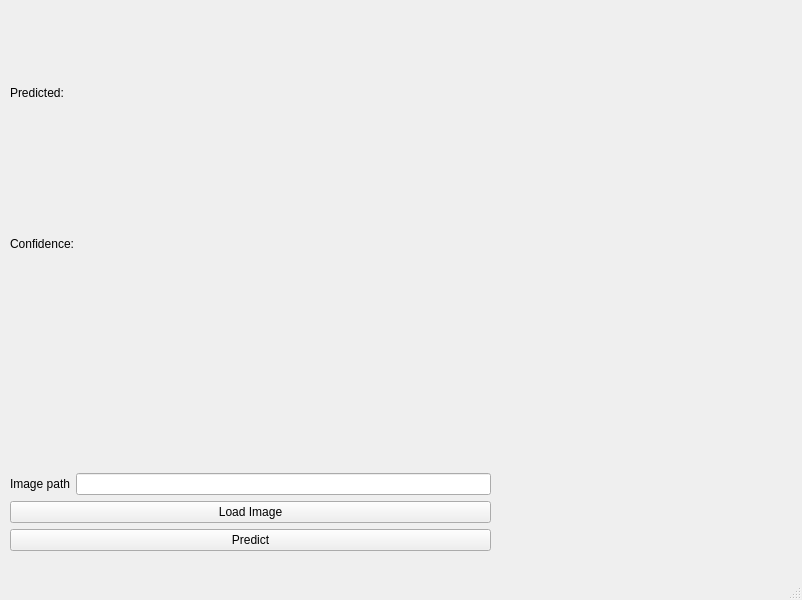
<?xml version="1.0" encoding="UTF-8"?>
<ui version="4.0">
 <class>MainWindow</class>
 <widget class="QMainWindow" name="MainWindow">
  <property name="geometry">
   <rect>
    <x>0</x>
    <y>0</y>
    <width>802</width>
    <height>600</height>
   </rect>
  </property>
  <property name="windowTitle">
   <string>MainWindow</string>
  </property>
  <widget class="QWidget" name="centralwidget">
   <widget class="QWidget" name="verticalLayoutWidget">
    <property name="geometry">
     <rect>
      <x>10</x>
      <y>20</y>
      <width>481</width>
      <height>531</height>
     </rect>
    </property>
    <layout class="QVBoxLayout" name="main_layout">
     <item>
      <layout class="QHBoxLayout" name="horizontalLayout_4">
       <item>
        <widget class="QLabel" name="Predect_label">
         <property name="text">
          <string>Predicted:</string>
         </property>
        </widget>
       </item>
       <item>
        <widget class="QLabel" name="predicted_value">
         <property name="text">
          <string/>
         </property>
        </widget>
       </item>
      </layout>
     </item>
     <item>
      <layout class="QHBoxLayout" name="horizontalLayout_2">
       <item>
        <widget class="QLabel" name="confidence_label">
         <property name="text">
          <string>Confidence:</string>
         </property>
        </widget>
       </item>
       <item>
        <widget class="QLabel" name="confidence_percentage">
         <property name="text">
          <string/>
         </property>
        </widget>
       </item>
      </layout>
     </item>
     <item>
      <widget class="QLabel" name="image_holder">
       <property name="text">
        <string/>
       </property>
      </widget>
     </item>
     <item>
      <layout class="QHBoxLayout" name="horizontalLayout">
       <item>
        <widget class="QLabel" name="confidence_label_2">
         <property name="text">
          <string>Image path</string>
         </property>
        </widget>
       </item>
       <item>
        <widget class="QLineEdit" name="image_path"/>
       </item>
      </layout>
     </item>
     <item>
      <widget class="QPushButton" name="load_image_button">
       <property name="text">
        <string>Load Image</string>
       </property>
      </widget>
     </item>
     <item>
      <widget class="QPushButton" name="predict_button">
       <property name="text">
        <string>Predict</string>
       </property>
      </widget>
     </item>
    </layout>
   </widget>
  </widget>
  <widget class="QMenuBar" name="menubar">
   <property name="geometry">
    <rect>
     <x>0</x>
     <y>0</y>
     <width>802</width>
     <height>21</height>
    </rect>
   </property>
  </widget>
  <widget class="QStatusBar" name="statusbar"/>
 </widget>
 <resources/>
 <connections/>
</ui>
